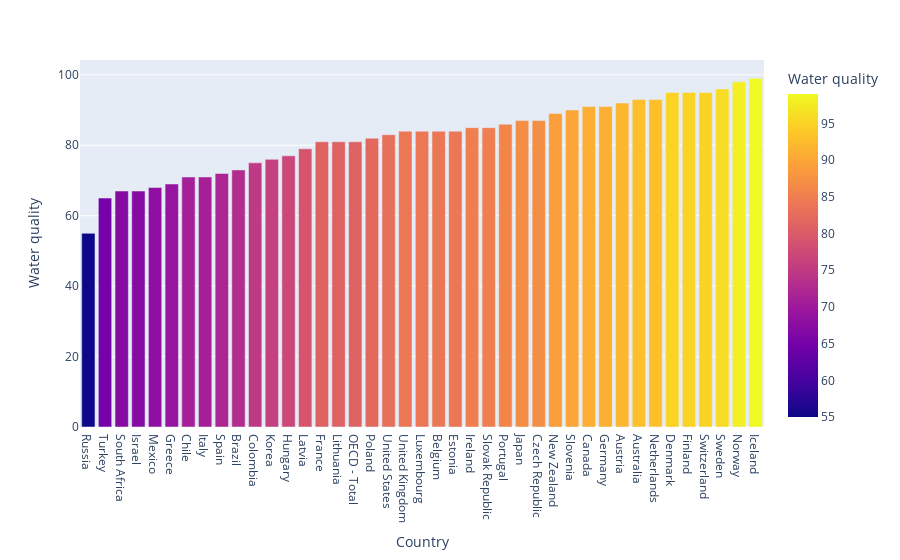

Source (notebook cell):
### Markdown cell above
### Opcion Interactiva: Plotly

<img src="./resources/plotly.png" alt="OECD Better life index"/>

Librería para crear gráficos interactivos. Interfaz de uso muy sencilla, pero extremadamente personalizable. Diseñado para tener una excelente compatibilidad con Pandas.

https://plotly.com/python/

**Express**: Módulo para diseñar gráficos rápidamente usando DataFrames.

https://plotly.com/python/plotly-express/

---

### Code cell
import plotly.express as px

px.bar(environmental_quality.sort_values('Water quality'), 
       x='Country', 
       y='Water quality', 
       color='Water quality')

### Figure 1 — Plotly figure (JSON) as saved in the notebook; plotly's stock layout.template omitted (floating-point values rounded to 4 significant figures)
{"data": [{"alignmentgroup": "True", "hovertemplate": "Country=%{x}<br>Water quality=%{marker.color}<extra></extra>", "legendgroup": "", "marker": {"color": [55, 65, 67, 67, 68, 69, 71, 71, 72, 73, 75, 76, 77, 79, 81, 81, 81, 82, 83, 84, 84, 84, 84, 85, 85, 86, 87, 87, 89, 90, 91, 91, 92, 93, 93, 95, 95, 95, 96, 98, 99], "coloraxis": "coloraxis", "pattern": {"shape": ""}}, "name": "", "offsetgroup": "", "orientation": "v", "showlegend": false, "textposition": "auto", "type": "bar", "x": ["Russia", "Turkey", "South Africa", "Israel", "Mexico", "Greece", "Chile", "Italy", "Spain", "Brazil", "Colombia", "Korea", "Hungary", "Latvia", "France", "Lithuania", "OECD - Total", "Poland", "United States", "United Kingdom", "Luxembourg", "Belgium", "Estonia", "Ireland", "Slovak Republic", "Portugal", "Japan", "Czech Republic", "New Zealand", "Slovenia", "Canada", "Germany", "Austria", "Australia", "Netherlands", "Denmark", "Finland", "Switzerland", "Sweden", "Norway", "Iceland"], "xaxis": "x", "y": [55, 65, 67, 67, 68, 69, 71, 71, 72, 73, 75, 76, 77, 79, 81, 81, 81, 82, 83, 84, 84, 84, 84, 85, 85, 86, 87, 87, 89, 90, 91, 91, 92, 93, 93, 95, 95, 95, 96, 98, 99], "yaxis": "y"}], "layout": {"autosize": true, "barmode": "relative", "coloraxis": {"colorbar": {"title": {"text": "Water quality"}}, "colorscale": [[0, "#0d0887"], [0.1111, "#46039f"], [0.2222, "#7201a8"], [0.3333, "#9c179e"], [0.4444, "#bd3786"], [0.5556, "#d8576b"], [0.6667, "#ed7953"], [0.7778, "#fb9f3a"], [0.8889, "#fdca26"], [1, "#f0f921"]]}, "legend": {"tracegroupgap": 0}, "margin": {"t": 60}, "xaxis": {"anchor": "y", "autorange": true, "domain": [0, 1], "range": [-0.5, 40.5], "title": {"text": "Country"}, "type": "category"}, "yaxis": {"anchor": "x", "autorange": true, "domain": [0, 1], "range": [0, 104.2], "title": {"text": "Water quality"}, "type": "linear"}}}
